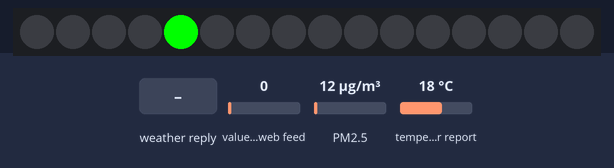
Simulated run of this program. Board: Raspberry Pi Pico running MicroPython. On the bench: 16 RGB LEDs in strip order, left to right. Inputs (shaded band) come from the test bench; at power-on: value of the web feed 0, PM2.5 12 µg/m³, temperature in the web weather report 18 °C. WiFi joins after 1.5 s; random numbers come from a fixed seed; requests to the public web service named in the program get a made-up reply in its usual format after 0.4 s (London, UTC, broken clouds, 64 % humidity, 1013 hPa unless stated); web requests get an empty 200 reply after 0.4 s; the clock reads 2024-03-15 10:24:30 at power-on unless the program sets it; library files of the repository ran but are not shown: neopixel.py; what the program prints to the serial console is not drawn.

Above: at 4.5 s.
6.5 s: the web weather report turns to Rain
At 7.63 s:
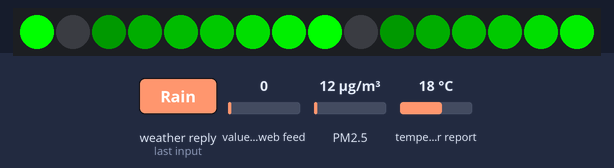
At 8.05 s:
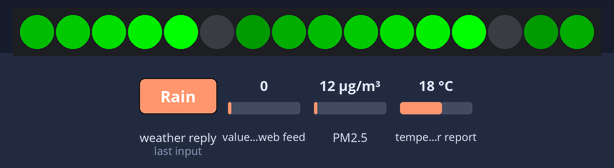

The program:

main.py
```python
# This code was written by Juhyun Kim.

import time
from neopixel import Neopixel
import network
import urequests
from timezoneChange import timeOfSeoul # timezoneChange.py 파일이 같은 폴더에 있어야 동작함
import random
from machine import reset


# 와이파이 정보
SSID = 'U+Net03CC'
password = 'J6FDFE#490'


# 자기 정보 넣기(Open Wether Map API Key, 측정하고자 하는 곳의 위도, 경도 정보, 자신이 사용하는 WiFi정보)
# https://openweathermap.org/appid 에서 로그인 하고 https://home.openweathermap.org/api_keys 로 이동해서 API Key를 발급받음
API_KEY = '24109ddecb29a5405afe2a8df42c5e34'

# 확인하고 싶은 위치 정보 입력
locations = [
    ('Seoul', '37.566', '126.9784'),
    ('San Francisco', '37.77493', '-122.41942'),
    ('Sevilla', '37.38283', '-5.97317')
]


# 와이파이 연결하기
wlan = network.WLAN(network.STA_IF)
wlan.active(True)
if not wlan.isconnected():
    # 와이파이 연결하기
    wlan.connect(SSID, password)  # 12, 13번 줄에 입력한 SSID와 password가 입력됨
    print("Waiting for Wi-Fi connection", end="...")
    print()
    while not wlan.isconnected():
        print(".", end="")
        time.sleep(1)
else:
    print(wlan.ifconfig())
    print("WiFi is Connected")
    print()

# firebase 리얼타임 데이터베이스 주소
url = "https://iot-project-3c0b1-default-rtdb.firebaseio.com/"

print("IoT System is Started.")

# 객체 교체하기, 특정 값만 바뀜
myobj = {'AQI': ''}
urequests.patch(url+".json", json = myobj)

# 네오픽셀의 셀 갯수, PIO상태, 핀번호 정의
numpix = 16
PIO = 0
Pin = 22

# 네오픽셀이 RGB타입일 때 네오픽셀 수, PIO상태, 핀번호, 네오픽셀 타입 순으로 선택
strip = Neopixel(numpix, PIO, Pin, "RGB")

# 밝기 설정(0~255)
strip.brightness(255)

# 리셋을 위한 타이머 설정
reset_interval = 7200  # 2시간(7200초)마다 리셋
last_reset_time = time.time()

def get_air_quality_index(lat, lon, api_key):
    # 아래의 날씨 정보나 공기 오염도 조회 주소를 복사하여 브라우저의 주소창에 넣고 엔터를 누르면 JSON의 형태로 데이터를 받아볼 수 있음
    # 날씨 정보 조회
    # http://api.openweathermap.org/data/2.5/weather?lat={lat}&lon={lon}&appid={api_key}
    urlWeather = f'http://api.openweathermap.org/data/2.5/weather?lat={lat}&lon={lon}&appid={api_key}'
    response = urequests.get(urlWeather)
    dataWeather = response.json()

    # 공기 오염도 조회
    # http://api.openweathermap.org/data/2.5/air_pollution?lat={lat}&lon={lon}&appid={api_key}
    urlAQI = f'http://api.openweathermap.org/data/2.5/air_pollution?lat={lat}&lon={lon}&appid={api_key}'
    response = urequests.get(urlAQI)
    dataAQI = response.json()

    # weather는 설명이 직접 넘어옴
    # WeatherID 참고 링크: https://injunech.tistory.com/178
    weatherID = dataWeather['weather'][0]['id']
    weather = dataWeather['weather'][0]['description']
    location = dataWeather['name']
    print(f'Location: {location}')
    print(f'WeatherID: {weatherID}')
    print(f'Weather: {weather}')

    # aqi는 Air Quality Index
    # aqi = 1 # 1~5까지의 인덱스로 아래의 실제 데이터 대신 테스트 해볼 수 있음
    aqi = dataAQI['list'][0]['main']['aqi']
    print("AQI: " + str(aqi) + "[Good(1)~Bad(5)]")

    return aqi

def set_neopixel_color(aqi):
    # Green, Red, Blue의 순서로 되어 있음
    if aqi == 1:
        color = (0, 0, 255)  # Blue
    elif aqi == 2:
        color = (255, 0, 0)  # Green
    elif aqi == 3:
        color = (255, 255, 0)  # Yellow
    elif aqi == 4:
        color = (100, 255, 0)  # Orange
    elif aqi == 5:
        color = (0, 255, 0)  # Red
    else:
        color = (0, 128, 128)  # Purple (unknown)

    for i in range(numpix):
        strip.set_pixel(i, color)
        time.sleep(0.01)
        strip.show()


def blink_initial_cells(color, count):
    selected_indices = []
    while len(selected_indices) < count:
        index = random.randint(0, numpix - 1)
        if index not in selected_indices:
            selected_indices.append(index)

    for _ in range(2):  # 두 번 깜빡이기
        for i in selected_indices:
            strip.set_pixel(i, color)
        strip.show()
        time.sleep(0.2)
        strip.clear()
        strip.show()
        time.sleep(0.2)

def fade_out():
    for brightness in range(255, -1, -5):
        for i in range(numpix):
            r, g, b = strip.get_pixel(i)  # 현재 셀의 색상 가져오기
            r = int(r * (brightness / 255))
            g = int(g * (brightness / 255))
            b = int(b * (brightness / 255))
            strip.set_pixel(i, (r, g, b))
        strip.show()
        time.sleep(0.05)

def fade_in(color):
    for brightness in range(0, 256, 5):
        for i in range(numpix):
            r = int(color[0] * (brightness / 255))
            g = int(color[1] * (brightness / 255))
            b = int(color[2] * (brightness / 255))
            strip.set_pixel(i, (r, g, b))
        strip.show()
        time.sleep(0.05)

def set_neopixel_wave_custom(aqi, count):
    if aqi == 1:
        color = (0, 0, 255)  # Blue
    elif aqi == 2:
        color = (255, 0, 0)  # Green
    elif aqi == 3:
        color = (255, 255, 0)  # Yellow
    elif aqi == 4:
        color = (100, 255, 0)  # Orange
    elif aqi == 5:
        color = (0, 255, 0)  # Red
    else:
        color = (0, 128, 128)  # Purple (unknown)

    blink_initial_cells(color, count)  # 초기 셀 깜빡이기
    fade_in(color)  # 서서히 밝아지기

    fade_steps = [1.0, 0.8, 0.6, 0.4, 0.3, 0.2, 0.1, 0]  # 8단계 밝기
    start_indices = [0, 8]  # 시작 위치들

    for _ in range(3):  # 반복 횟수
        for i in range(numpix):
            strip.clear()
            for start in start_indices:
                index = (start + i) % numpix
                for j, step in enumerate(fade_steps):
                    fade_index = (index - j) % numpix
                    r = int(color[0] * step)
                    g = int(color[1] * step)
                    b = int(color[2] * step)
                    strip.set_pixel(fade_index, (r, g, b))
            strip.show()
            time.sleep(0.1)  # 속도 조절

    fade_out()  # 서서히 꺼지기

while True:
    # 현재 시간을 계산하여 리셋 타이머 확인
    current_time = time.time()
    if current_time - last_reset_time > reset_interval:
        print("Performing scheduled reset...")
        reset()  # 주기적 리셋 실행
        last_reset_time = current_time  # 리셋 후 시간 갱신

    updatedTime = timeOfSeoul()
    print(updatedTime)

    for idx, (location, lat, lon) in enumerate(locations):
        try:
            air_quality_index = get_air_quality_index(lat, lon, API_KEY)
            # 객체 교체하기, 특정 값만 바뀜
            myobj = {'AQI': air_quality_index, 'Location': location}
            urequests.patch(url+".json", json = myobj)
            set_neopixel_wave_custom(air_quality_index, idx + 1)
        except Exception as e:
            print("Error:", e)
            strip.clear()

        print()
```

timezoneChange.py
```python
import urequests

def timeOfSeoul():
    # ✅ 올바른 시간 정보 가져오기
    url = "https://timejson.netlify.app/.netlify/functions/time"

    try:
        time_dict = urequests.get(url).json()

        # ✅ UTC 시간 가져오기
        utc_time_str = time_dict["time"]  # 예: "2025-03-08T13:20:20.850Z"
        date_str = time_dict["date"]  # 예: "2025-03-08"

        # ✅ 시간 추출 (ISO 8601 포맷 기준)
        year = int(date_str[:4])  # "2025-03-08" → 2025
        month = int(date_str[5:7])  # "2025-03-08" → 03
        day = int(date_str[8:10])  # "2025-03-08" → 08
        hour = int(utc_time_str[11:13])  # "2025-03-08T13:20:20.850Z" → 13
        minute = int(utc_time_str[14:16])  # "2025-03-08T13:20:20.850Z" → 20
        second = int(utc_time_str[17:19])  # "2025-03-08T13:20:20.850Z" → 20

        # ✅ KST 변환 (UTC+9)
        hour += 9
        if hour >= 24:
            hour -= 24
            day += 1  # 날짜 조정

        # ✅ 변환된 시간을 출력
        output_str = "{:04d}-{:02d}-{:02d} {:02d}:{:02d}:{:02d} KST".format(year, month, day, hour, minute, second)
        return output_str

    except Exception as e:
        return f"❌ Error: {e}"
```
